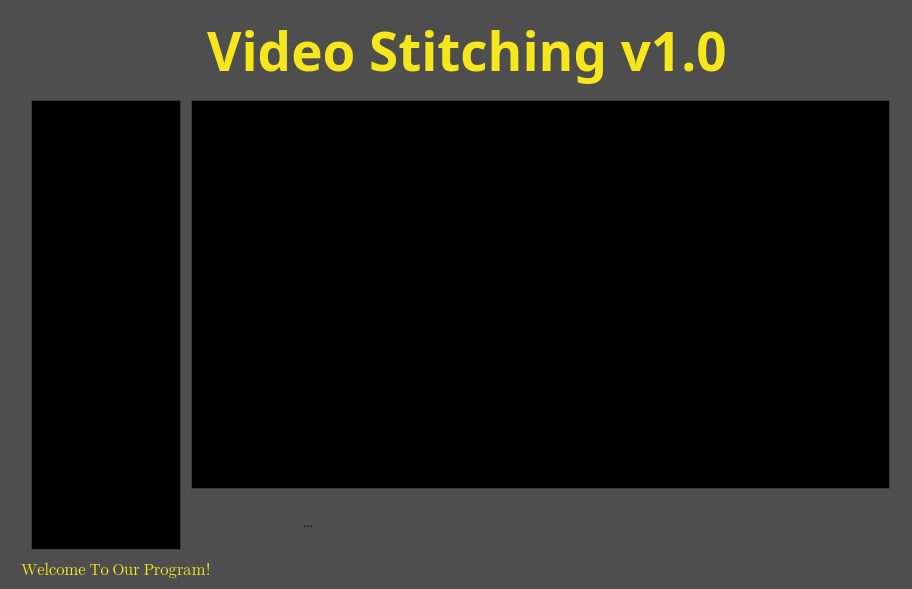
<?xml version="1.0" encoding="UTF-8"?>
<ui version="4.0">
 <class>MainWindow</class>
 <widget class="QMainWindow" name="MainWindow">
  <property name="geometry">
   <rect>
    <x>0</x>
    <y>0</y>
    <width>912</width>
    <height>589</height>
   </rect>
  </property>
  <property name="palette">
   <palette>
    <active>
     <colorrole role="Base">
      <brush brushstyle="SolidPattern">
       <color alpha="255">
        <red>255</red>
        <green>255</green>
        <blue>255</blue>
       </color>
      </brush>
     </colorrole>
     <colorrole role="Window">
      <brush brushstyle="SolidPattern">
       <color alpha="255">
        <red>78</red>
        <green>78</green>
        <blue>78</blue>
       </color>
      </brush>
     </colorrole>
    </active>
    <inactive>
     <colorrole role="Base">
      <brush brushstyle="SolidPattern">
       <color alpha="255">
        <red>255</red>
        <green>255</green>
        <blue>255</blue>
       </color>
      </brush>
     </colorrole>
     <colorrole role="Window">
      <brush brushstyle="SolidPattern">
       <color alpha="255">
        <red>78</red>
        <green>78</green>
        <blue>78</blue>
       </color>
      </brush>
     </colorrole>
    </inactive>
    <disabled>
     <colorrole role="Base">
      <brush brushstyle="SolidPattern">
       <color alpha="255">
        <red>78</red>
        <green>78</green>
        <blue>78</blue>
       </color>
      </brush>
     </colorrole>
     <colorrole role="Window">
      <brush brushstyle="SolidPattern">
       <color alpha="255">
        <red>78</red>
        <green>78</green>
        <blue>78</blue>
       </color>
      </brush>
     </colorrole>
    </disabled>
   </palette>
  </property>
  <property name="windowTitle">
   <string>MainWindow</string>
  </property>
  <property name="autoFillBackground">
   <bool>true</bool>
  </property>
  <widget class="QWidget" name="mainWidget">
   <widget class="QWidget" name="verticalLayoutWidget_2">
    <property name="geometry">
     <rect>
      <x>10</x>
      <y>10</y>
      <width>901</width>
      <height>571</height>
     </rect>
    </property>
    <layout class="QVBoxLayout" name="m_pMainLayout">
     <property name="spacing">
      <number>10</number>
     </property>
     <property name="topMargin">
      <number>0</number>
     </property>
     <property name="bottomMargin">
      <number>0</number>
     </property>
     <item>
      <layout class="QHBoxLayout" name="m_pTitleLayout">
       <property name="topMargin">
        <number>0</number>
       </property>
       <property name="rightMargin">
        <number>10</number>
       </property>
       <item>
        <widget class="QLabel" name="m_lblTitle">
         <property name="minimumSize">
          <size>
           <width>0</width>
           <height>80</height>
          </size>
         </property>
         <property name="maximumSize">
          <size>
           <width>160000</width>
           <height>16777215</height>
          </size>
         </property>
         <property name="palette">
          <palette>
           <active>
            <colorrole role="WindowText">
             <brush brushstyle="SolidPattern">
              <color alpha="255">
               <red>245</red>
               <green>231</green>
               <blue>27</blue>
              </color>
             </brush>
            </colorrole>
           </active>
           <inactive>
            <colorrole role="WindowText">
             <brush brushstyle="SolidPattern">
              <color alpha="255">
               <red>245</red>
               <green>231</green>
               <blue>27</blue>
              </color>
             </brush>
            </colorrole>
           </inactive>
           <disabled>
            <colorrole role="WindowText">
             <brush brushstyle="SolidPattern">
              <color alpha="255">
               <red>120</red>
               <green>120</green>
               <blue>120</blue>
              </color>
             </brush>
            </colorrole>
           </disabled>
          </palette>
         </property>
         <property name="font">
          <font>
           <family>Monotype Corsiva</family>
           <pointsize>40</pointsize>
           <weight>75</weight>
           <italic>false</italic>
           <bold>true</bold>
          </font>
         </property>
         <property name="text">
          <string>     Video Stitching v1.0</string>
         </property>
         <property name="alignment">
          <set>Qt::AlignCenter</set>
         </property>
        </widget>
       </item>
       <item>
        <widget class="QToolButton" name="m_btnClose">
         <property name="text">
          <string/>
         </property>
         <property name="icon">
          <iconset resource="videostitching.qrc">
           <normaloff>:/Res/Exit.png</normaloff>:/Res/Exit.png</iconset>
         </property>
         <property name="iconSize">
          <size>
           <width>32</width>
           <height>32</height>
          </size>
         </property>
         <property name="autoRaise">
          <bool>true</bool>
         </property>
        </widget>
       </item>
      </layout>
     </item>
     <item>
      <layout class="QHBoxLayout" name="m_pCentralLayout">
       <property name="spacing">
        <number>0</number>
       </property>
       <property name="leftMargin">
        <number>10</number>
       </property>
       <property name="topMargin">
        <number>0</number>
       </property>
       <property name="rightMargin">
        <number>0</number>
       </property>
       <property name="bottomMargin">
        <number>0</number>
       </property>
       <item>
        <widget class="QGraphicsView" name="m_pFrameView">
         <property name="minimumSize">
          <size>
           <width>150</width>
           <height>300</height>
          </size>
         </property>
         <property name="maximumSize">
          <size>
           <width>150</width>
           <height>16777215</height>
          </size>
         </property>
         <property name="palette">
          <palette>
           <active>
            <colorrole role="Base">
             <brush brushstyle="SolidPattern">
              <color alpha="255">
               <red>0</red>
               <green>0</green>
               <blue>0</blue>
              </color>
             </brush>
            </colorrole>
           </active>
           <inactive>
            <colorrole role="Base">
             <brush brushstyle="SolidPattern">
              <color alpha="255">
               <red>0</red>
               <green>0</green>
               <blue>0</blue>
              </color>
             </brush>
            </colorrole>
           </inactive>
           <disabled>
            <colorrole role="Base">
             <brush brushstyle="SolidPattern">
              <color alpha="255">
               <red>78</red>
               <green>78</green>
               <blue>78</blue>
              </color>
             </brush>
            </colorrole>
           </disabled>
          </palette>
         </property>
        </widget>
       </item>
       <item>
        <layout class="QVBoxLayout" name="m_pStitchedLayout">
         <property name="leftMargin">
          <number>10</number>
         </property>
         <property name="topMargin">
          <number>0</number>
         </property>
         <property name="rightMargin">
          <number>10</number>
         </property>
         <property name="bottomMargin">
          <number>0</number>
         </property>
         <item>
          <widget class="QGraphicsView" name="m_pStitchView">
           <property name="palette">
            <palette>
             <active>
              <colorrole role="Base">
               <brush brushstyle="SolidPattern">
                <color alpha="255">
                 <red>0</red>
                 <green>0</green>
                 <blue>0</blue>
                </color>
               </brush>
              </colorrole>
             </active>
             <inactive>
              <colorrole role="Base">
               <brush brushstyle="SolidPattern">
                <color alpha="255">
                 <red>0</red>
                 <green>0</green>
                 <blue>0</blue>
                </color>
               </brush>
              </colorrole>
             </inactive>
             <disabled>
              <colorrole role="Base">
               <brush brushstyle="SolidPattern">
                <color alpha="255">
                 <red>78</red>
                 <green>78</green>
                 <blue>78</blue>
                </color>
               </brush>
              </colorrole>
             </disabled>
            </palette>
           </property>
          </widget>
         </item>
         <item>
          <layout class="QHBoxLayout" name="m_pButtonLayout">
           <property name="leftMargin">
            <number>10</number>
           </property>
           <property name="topMargin">
            <number>0</number>
           </property>
           <item>
            <widget class="QToolButton" name="m_btnOpen">
             <property name="text">
              <string>...</string>
             </property>
             <property name="icon">
              <iconset resource="videostitching.qrc">
               <normaloff>:/Res/Open.png</normaloff>:/Res/Open.png</iconset>
             </property>
             <property name="iconSize">
              <size>
               <width>48</width>
               <height>48</height>
              </size>
             </property>
             <property name="autoRaise">
              <bool>true</bool>
             </property>
            </widget>
           </item>
           <item>
            <widget class="QToolButton" name="m_btncamera">
             <property name="text">
              <string/>
             </property>
             <property name="icon">
              <iconset resource="videostitching.qrc">
               <normaloff>:/Res/Camera.png</normaloff>:/Res/Camera.png</iconset>
             </property>
             <property name="iconSize">
              <size>
               <width>48</width>
               <height>48</height>
              </size>
             </property>
             <property name="autoRaise">
              <bool>true</bool>
             </property>
            </widget>
           </item>
           <item>
            <widget class="QToolButton" name="m_btnPlay">
             <property name="text">
              <string/>
             </property>
             <property name="icon">
              <iconset resource="videostitching.qrc">
               <normaloff>:/Res/Play.png</normaloff>:/Res/Play.png</iconset>
             </property>
             <property name="iconSize">
              <size>
               <width>48</width>
               <height>48</height>
              </size>
             </property>
             <property name="autoRaise">
              <bool>true</bool>
             </property>
            </widget>
           </item>
           <item>
            <widget class="QToolButton" name="m_btnSnapshot">
             <property name="text">
              <string/>
             </property>
             <property name="icon">
              <iconset resource="videostitching.qrc">
               <normaloff>:/Res/SnapShot.png</normaloff>:/Res/SnapShot.png</iconset>
             </property>
             <property name="iconSize">
              <size>
               <width>48</width>
               <height>48</height>
              </size>
             </property>
             <property name="autoRaise">
              <bool>true</bool>
             </property>
            </widget>
           </item>
          </layout>
         </item>
        </layout>
       </item>
      </layout>
     </item>
     <item>
      <widget class="QLabel" name="m_lblStatus">
       <property name="palette">
        <palette>
         <active>
          <colorrole role="WindowText">
           <brush brushstyle="SolidPattern">
            <color alpha="255">
             <red>245</red>
             <green>231</green>
             <blue>27</blue>
            </color>
           </brush>
          </colorrole>
          <colorrole role="Text">
           <brush brushstyle="SolidPattern">
            <color alpha="255">
             <red>245</red>
             <green>231</green>
             <blue>27</blue>
            </color>
           </brush>
          </colorrole>
         </active>
         <inactive>
          <colorrole role="WindowText">
           <brush brushstyle="SolidPattern">
            <color alpha="255">
             <red>245</red>
             <green>231</green>
             <blue>27</blue>
            </color>
           </brush>
          </colorrole>
          <colorrole role="Text">
           <brush brushstyle="SolidPattern">
            <color alpha="255">
             <red>245</red>
             <green>231</green>
             <blue>27</blue>
            </color>
           </brush>
          </colorrole>
         </inactive>
         <disabled>
          <colorrole role="WindowText">
           <brush brushstyle="SolidPattern">
            <color alpha="255">
             <red>120</red>
             <green>120</green>
             <blue>120</blue>
            </color>
           </brush>
          </colorrole>
          <colorrole role="Text">
           <brush brushstyle="SolidPattern">
            <color alpha="255">
             <red>120</red>
             <green>120</green>
             <blue>120</blue>
            </color>
           </brush>
          </colorrole>
         </disabled>
        </palette>
       </property>
       <property name="font">
        <font>
         <family>Segoe UI Emoji</family>
         <pointsize>12</pointsize>
        </font>
       </property>
       <property name="text">
        <string>Welcome To Our Program!</string>
       </property>
      </widget>
     </item>
    </layout>
   </widget>
  </widget>
 </widget>
 <layoutdefault spacing="6" margin="11"/>
 <resources>
  <include location="videostitching.qrc"/>
 </resources>
 <connections/>
</ui>
